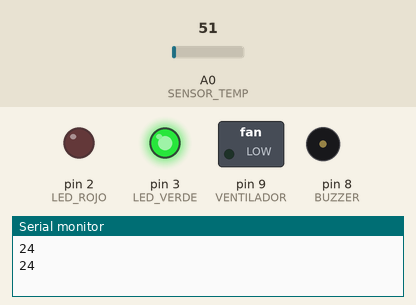
The sketch below on a simulated Arduino Uno, built with avr-gcc and run on an emulated ATmega328P. Parts: switched loads named in the sketch (green lamp = pin HIGH), output pins drawn as LEDs (lit = HIGH), buzzer (waves = sounding), the last lines printed to the serial monitor. Inputs (shaded band) come from the test bench; at power-on: A0 (SENSOR_TEMP) = 51.

Above: at 1.7 s.
1.8 s: A0 (SENSOR_TEMP) set to 58
At 3.0 s:
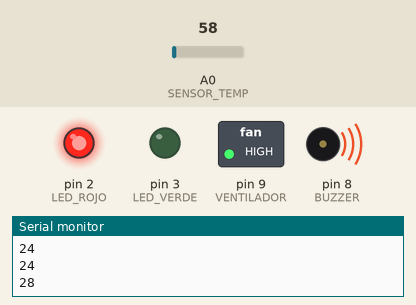
3.8 s: A0 (SENSOR_TEMP) set to 71
At 5.9 s:
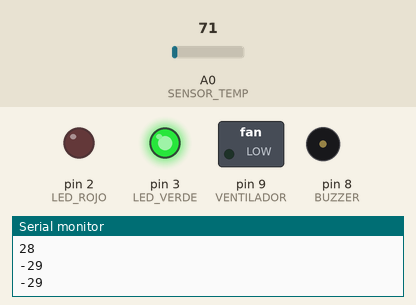
6.2 s: A0 (SENSOR_TEMP) set to 61
At 6.9 s:
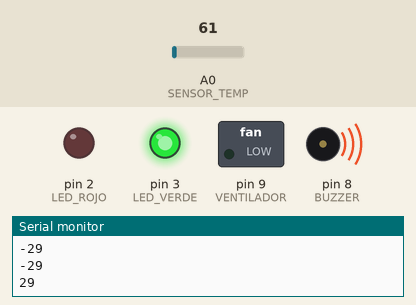
Timing chart, 0 to 14.6 s (numbered marks = the images above; inputs shaded):
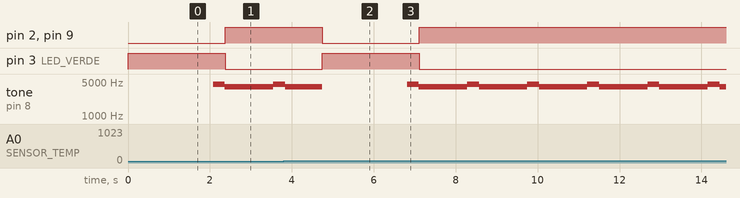

Measured:
- the behaviour switches between 53 and 54 on A0 (SENSOR_TEMP) (found by bisection; images 0 and 1)
- after the input at 1.8 s, pin 2 (LED_ROJO), pin 9 (VENTILADOR): LOW → HIGH after 0.57 s; pin 3 (LED_VERDE): HIGH → LOW after 0.57 s; tone on pin 8 (BUZZER): silent → 4499 Hz after 0.28 s, → 4008 Hz 0.29 s later, → 4499 Hz 1.2 s later
- after the input at 3.8 s, pin 2 (LED_ROJO), pin 9 (VENTILADOR): HIGH → LOW after 0.94 s; pin 3 (LED_VERDE): LOW → HIGH after 0.94 s
- after the input at 6.2 s, pin 2 (LED_ROJO), pin 9 (VENTILADOR): LOW → HIGH after 0.91 s; pin 3 (LED_VERDE): HIGH → LOW after 0.91 s; tone on pin 8 (BUZZER): alternates 4499 Hz for 0.29 s and 4008 Hz for 1.2 s, starting after 0.61 s

The sketch:

Sensor_Temperatura.ino
```cpp
#define SENSOR_TEMP 0
#define LED_ROJO 2
#define LED_VERDE 3
#define BUZZER 8
#define VENTILADOR 9

void setup() {
  Serial.begin(9600);

  pinMode(LED_ROJO, OUTPUT);
  pinMode(LED_VERDE, OUTPUT);
  pinMode(BUZZER, OUTPUT);
  pinMode(VENTILADOR, OUTPUT);
}

int senyalVoltaje, tempCelcius, valFreq;
float valSen;

void loop() {
  //Emisión de una señal análoga de 0 a 1023
  senyalVoltaje = analogRead(SENSOR_TEMP);

  //Conversión a grados celcius
  tempCelcius = (5 * senyalVoltaje * 100) / 1024;

  //Impresión de los datos tomados en la pantalla serial
  Serial.println(tempCelcius);

  encenderLeds(tempCelcius);
}

void encenderLeds(int tempCelcius){

  //Apagado/Encendido de leds, ventilador y alarma cuando se sobrepasa 26°
  if(tempCelcius >= 26) {

    encenderAlarma();
    digitalWrite(VENTILADOR, HIGH);
    digitalWrite(LED_VERDE, LOW);
    digitalWrite(LED_ROJO, HIGH);
  } else {
    noTone(BUZZER);
    digitalWrite(VENTILADOR, LOW);
    //digitalWrite(BUZZER, LOW);
    digitalWrite(LED_VERDE, HIGH);
    digitalWrite(LED_ROJO, LOW);
  }

  delay(900);
}

void encenderAlarma(){
  for(int i=0; i < 180; i++){
      valSen = (sin(i*(PI/180)));
      valFreq = 4000 + (int(valSen*500));
      tone(BUZZER, valFreq);
      delay(3);
   }
}
```
